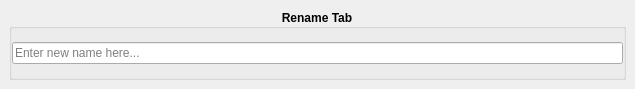
<?xml version="1.0" encoding="UTF-8"?>
<ui version="4.0">
 <class>rename_tab</class>
 <widget class="QMainWindow" name="rename_tab">
  <property name="geometry">
   <rect>
    <x>0</x>
    <y>0</y>
    <width>635</width>
    <height>89</height>
   </rect>
  </property>
  <property name="windowTitle">
   <string>MainWindow</string>
  </property>
  <widget class="QWidget" name="central_widget">
   <layout class="QHBoxLayout" name="horizontalLayout">
    <item>
     <widget class="QGroupBox" name="name_groupbox">
      <property name="font">
       <font>
        <weight>75</weight>
        <bold>true</bold>
       </font>
      </property>
      <property name="title">
       <string>Rename Tab</string>
      </property>
      <property name="alignment">
       <set>Qt::AlignCenter</set>
      </property>
      <layout class="QHBoxLayout" name="horizontalLayout_3">
       <property name="leftMargin">
        <number>0</number>
       </property>
       <property name="topMargin">
        <number>0</number>
       </property>
       <property name="rightMargin">
        <number>0</number>
       </property>
       <property name="bottomMargin">
        <number>0</number>
       </property>
       <item>
        <widget class="QLineEdit" name="rename_tab_edit">
         <property name="font">
          <font>
           <weight>50</weight>
           <bold>false</bold>
          </font>
         </property>
         <property name="placeholderText">
          <string>Enter new name here...</string>
         </property>
         <property name="clearButtonEnabled">
          <bool>true</bool>
         </property>
        </widget>
       </item>
      </layout>
     </widget>
    </item>
   </layout>
  </widget>
 </widget>
 <resources/>
 <connections/>
</ui>
